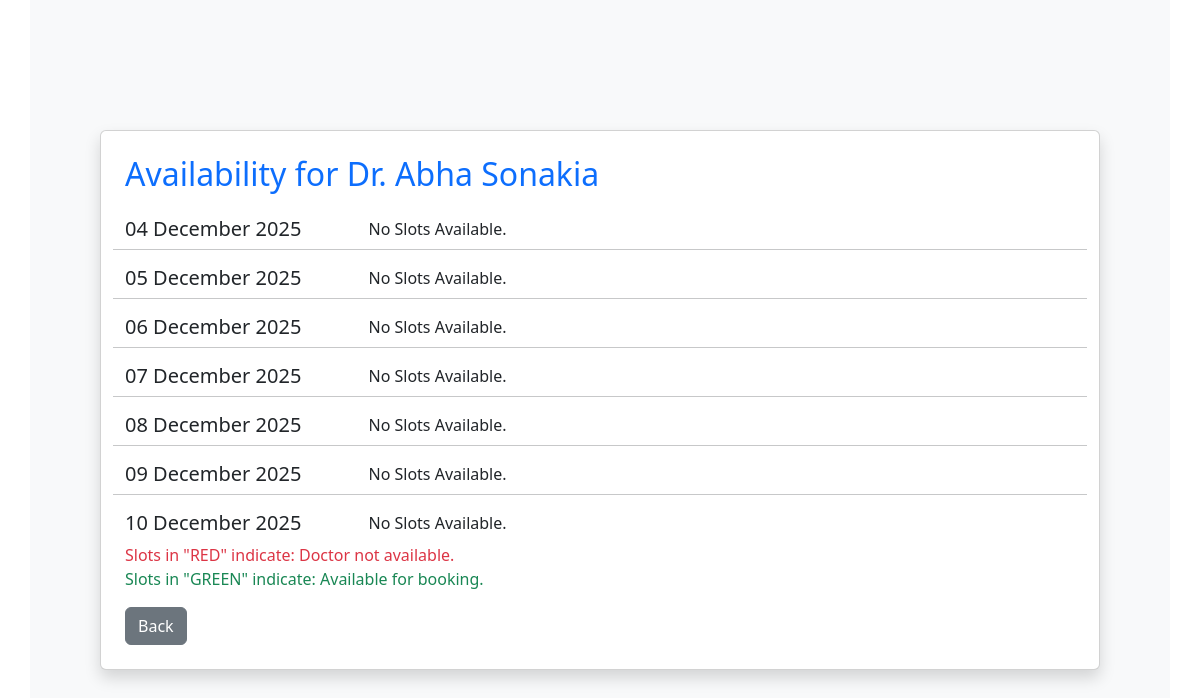
/check_availability?doc_id=1 (signed in), run on an earlier commit of the app's database.
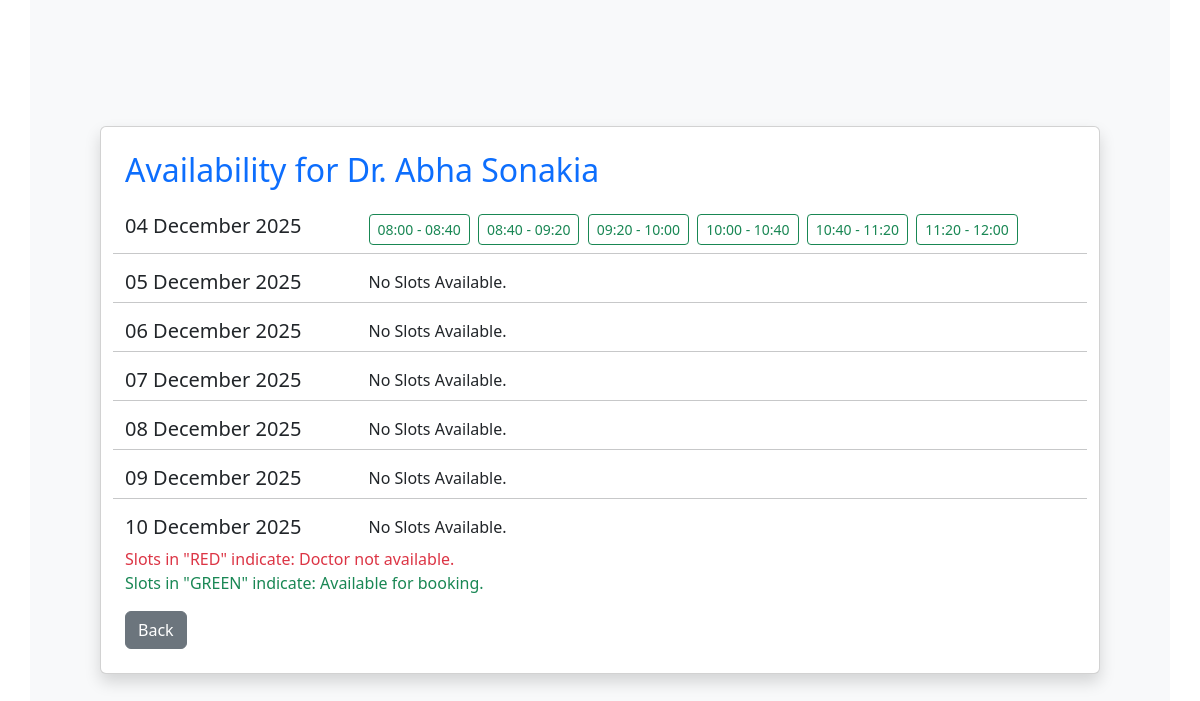
And on a later commit of the database.
### backend/models.py (models this page shows)
class Doctor_Availability(db.Model):
    __tablename__="doctor_availability"
    id = db.Column(db.Integer, primary_key = True, autoincrement = True)
    doctor_id = db.Column(db.Integer, db.ForeignKey("doctor.id"), nullable=False)
    date = db.Column(db.Date, nullable=False, index=True)
    start_time = db.Column(db.Time, nullable=False)
    end_time = db.Column(db.Time, nullable=False)
    is_active=db.Column(db.Boolean,nullable=False)
    appointments = db.relationship("Appointment",backref="booked_slot",cascade="all, delete-orphan")

### backend/routes.py (the view, shortened to what this page needs)
@app.route("/check_availability", methods=["GET", "POST"])
def check_availability():
    if request.method=="GET":
        doc_id = request.args.get("doc_id")
        doctor=Doctor.query.get(doc_id)
        doc_name=doctor.full_name
        today = date.today()
        dates = [today + timedelta(days=i) for i in range(7)]
        slots_by_date = {d: [] for d in dates}
        all_slots1 = Doctor_Availability.query.filter(
        Doctor_Availability.doctor_id == doc_id,
        Doctor_Availability.date.in_(dates),
        ).order_by(Doctor_Availability.date,
               Doctor_Availability.start_time).all()
        back_url=None
        all_slots = []
        for slot in all_slots1:
            if slot.date == today:
                if slot.start_time <= datetime.now().time():
                    continue
            all_slots.append(slot)
        if isinstance(current_user, Admin):
            back_url = "/dashboard/admin"
        for slot in all_slots:
            slots_by_date[slot.date].append(slot)
        is_booking_allowed=False
        is_reschedule_allowed = False
        doc_avlb_id=None
        if request.args.get("action") == "reschedule":
            doc_avlb_id = request.args.get("slot_id")
            is_reschedule_allowed = True
        if isinstance(current_user, Patient):
            is_booking_allowed = True
            back_url = "/dashboard/patient"
        return render_template("patient/check_doc_availability.html",doc_avlb_id=doc_avlb_id if doc_avlb_id else None,is_reschedule_allowed=is_reschedule_allowed,back_url=back_url,is_booking_allowed=is_booking_allowed,slots_by_date=slots_by_date, dates=dates,doc_name=doc_name,doc_id=doc_id)

### app.py (called while the page is built)
def create_app():
    app = Flask(__name__)
    app.config["SQLALCHEMY_DATABASE_URI"] = "sqlite:///mydb.sqlite3"
    db.init_app(app)
    app.config["SECRET_KEY"] = "mysecretkey"
    loginmanager=LoginManager(app)
    @loginmanager.user_loader
    def load_user(email):
        obj=db.session.query(Doctor).filter_by(email=email).first() or db.session.query(Patient).filter_by(email=email).first() or db.session.query(Admin).filter_by(email=email).first()
        return obj
    app.app_context().push()
    return app

### backend/models.py (called while the page is built)
    @property
    def is_active(self):
        return self.status

### backend/routes.py (called while the page is built)
@app.before_request
def inactive_users():
    msg = None
    if not current_user.is_authenticated and request.endpoint != "login" and request.endpoint!="register" and request.endpoint!="home":
        if(current_user.is_active == False):
            msg = "You are not allowed to access the application. Please contact administrator."
        logout_user()
        return redirect(url_for("login", msg=msg))

### templates/patient/check_doc_availability.html (shortened to what this page needs)
<!DOCTYPE html>
<html lang="en">
<head>
    <link href="https://cdn.jsdelivr.net/npm/bootstrap@5.3.8/dist/css/bootstrap.min.css" rel="stylesheet"
>
    <link rel="stylesheet" href="https://cdn.jsdelivr.net/npm/bootstrap-icons@1.13.1/font/bootstrap-icons.min.css">
</head>
<body>
    <div class="container min-vh-100 d-flex justify-content-center align-items-center bg-light">
        <div class="card shadow p-4" style="width: 1000px;">
            <h2 class="mb-4 text-primary">Availability for {{doc_name}}</h2>
            <form method="POST" action="{{url_for('check_availability',doc_id=doc_id, action='reschedule', slot_id=doc_avlb_id) if is_reschedule_allowed else url_for('check_availability',doc_id=doc_id)}}">
                    {% for d in dates %}
                    <div class="row">
                        <div class="col-3">
                            <h5>
                                {{ d.strftime("%d %B %Y") }}
                            </h5>
                        </div>
                        <div class="col-9">
                            {% if slots_by_date[d] %}
                            {% for slot in slots_by_date[d] %}
                            <div class="btn-group">
                                <label class="btn {{ 'btn-outline-success' if slot.is_active else 'btn-outline-danger' }} btn-sm me-1 mb-2" for="slot{{ slot.id }}">
                                    {{ slot.start_time.strftime("%H:%M") }} - {{ slot.end_time.strftime("%H:%M") }}
                                </label>
                            </div>
                            {% endfor %}
                            {% else %}
                            <div>
                                No Slots Available.
                            </div>
                            {% endif %}
                        </div>
                        {% if not loop.last %}
                        <hr>
                        {% endif %}
                    </div>
                    {% endfor %}
                    <div class="text-danger">
                        Slots in "RED" indicate: Doctor not available.
                    </div>
                    <div class="text-success mb-3">
                        Slots in "GREEN" indicate: Available for booking.
                    </div>
                    <div class="d-flex justify-content-between">
                        <a href="{{back_url}}" class="btn btn-secondary">Back</a>
                    </div>
            </form>
        </div>
    </div>
</body>
</html>

What changed in the data, as far as the page shows it:
added Doctor_Availability: start_time "08:00", end_time "08:40"
added Doctor_Availability: start_time "08:40", end_time "09:20"
added Doctor_Availability: start_time "09:20", end_time "10:00"
added Doctor_Availability: start_time "10:00", end_time "10:40"
added Doctor_Availability: start_time "10:40", end_time "11:20"
added Doctor_Availability: start_time "11:20", end_time "12:00"
Also different on the page:
list line gone: "No Slots Available."
